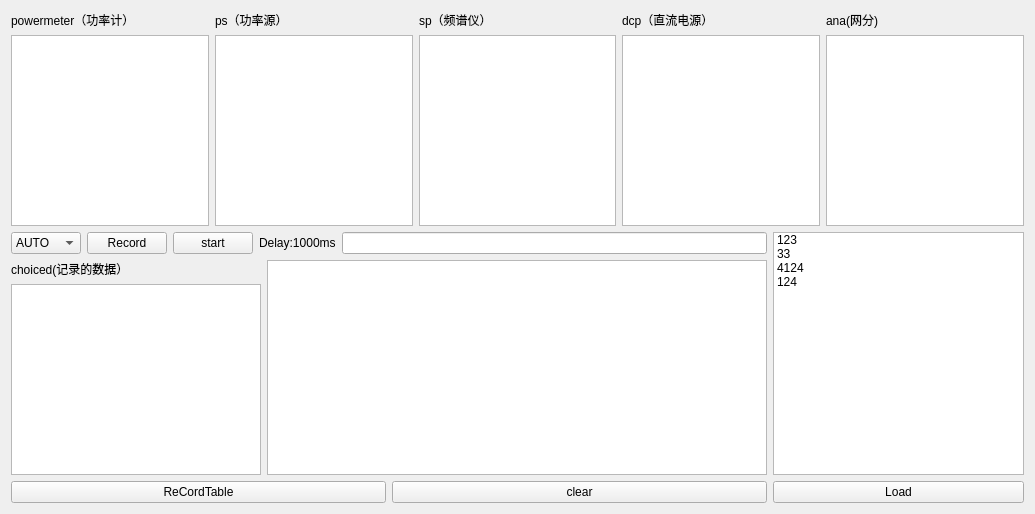
<?xml version="1.0" encoding="UTF-8"?>
<ui version="4.0">
 <class>datarecord_base</class>
 <widget class="QWidget" name="datarecord_base">
  <property name="geometry">
   <rect>
    <x>0</x>
    <y>0</y>
    <width>1035</width>
    <height>514</height>
   </rect>
  </property>
  <property name="windowTitle">
   <string>Form</string>
  </property>
  <layout class="QHBoxLayout" name="horizontalLayout_7">
   <item>
    <layout class="QVBoxLayout" name="verticalLayout_8">
     <item>
      <layout class="QHBoxLayout" name="horizontalLayout">
       <item>
        <layout class="QVBoxLayout" name="verticalLayout">
         <item>
          <widget class="QLabel" name="label">
           <property name="text">
            <string>powermeter（功率计）</string>
           </property>
          </widget>
         </item>
         <item>
          <widget class="QListView" name="datalist_pm"/>
         </item>
        </layout>
       </item>
       <item>
        <layout class="QVBoxLayout" name="verticalLayout_2">
         <item>
          <widget class="QLabel" name="label_2">
           <property name="text">
            <string>ps（功率源）</string>
           </property>
          </widget>
         </item>
         <item>
          <widget class="QListView" name="datalist_ps"/>
         </item>
        </layout>
       </item>
       <item>
        <layout class="QVBoxLayout" name="verticalLayout_3">
         <item>
          <widget class="QLabel" name="label_3">
           <property name="text">
            <string>sp（频谱仪）</string>
           </property>
          </widget>
         </item>
         <item>
          <widget class="QListView" name="datalist_sp"/>
         </item>
        </layout>
       </item>
       <item>
        <layout class="QVBoxLayout" name="verticalLayout_4">
         <item>
          <widget class="QLabel" name="label_4">
           <property name="text">
            <string>dcp（直流电源）</string>
           </property>
          </widget>
         </item>
         <item>
          <widget class="QListView" name="datalist_dcp"/>
         </item>
        </layout>
       </item>
       <item>
        <layout class="QVBoxLayout" name="verticalLayout_5">
         <item>
          <widget class="QLabel" name="label_5">
           <property name="text">
            <string>ana(网分)</string>
           </property>
          </widget>
         </item>
         <item>
          <widget class="QListView" name="datalist_ana"/>
         </item>
        </layout>
       </item>
      </layout>
     </item>
     <item>
      <layout class="QHBoxLayout" name="horizontalLayout_5">
       <item>
        <layout class="QVBoxLayout" name="verticalLayout_7">
         <item>
          <layout class="QHBoxLayout" name="horizontalLayout_4">
           <item>
            <widget class="QComboBox" name="drb_modecomboBox">
             <item>
              <property name="text">
               <string>AUTO</string>
              </property>
             </item>
             <item>
              <property name="text">
               <string>Manual</string>
              </property>
             </item>
            </widget>
           </item>
           <item>
            <widget class="QPushButton" name="drb_record">
             <property name="text">
              <string>Record</string>
             </property>
            </widget>
           </item>
           <item>
            <widget class="QPushButton" name="drb_startautorecord">
             <property name="text">
              <string>start</string>
             </property>
            </widget>
           </item>
           <item>
            <layout class="QHBoxLayout" name="horizontalLayout_3">
             <item>
              <widget class="QLabel" name="drb_delaytime">
               <property name="text">
                <string>Delay:1000ms</string>
               </property>
              </widget>
             </item>
             <item>
              <widget class="QLineEdit" name="drb_edit_delaytime"/>
             </item>
            </layout>
           </item>
          </layout>
         </item>
         <item>
          <layout class="QHBoxLayout" name="horizontalLayout_2">
           <item>
            <layout class="QVBoxLayout" name="verticalLayout_6">
             <item>
              <widget class="QLabel" name="label_6">
               <property name="text">
                <string>choiced(记录的数据）</string>
               </property>
              </widget>
             </item>
             <item>
              <widget class="QListView" name="datalist_choiced"/>
             </item>
            </layout>
           </item>
           <item>
            <widget class="QTextBrowser" name="acd_msg">
             <property name="minimumSize">
              <size>
               <width>500</width>
               <height>0</height>
              </size>
             </property>
            </widget>
           </item>
          </layout>
         </item>
         <item>
          <layout class="QHBoxLayout" name="horizontalLayout_6">
           <item>
            <widget class="QPushButton" name="pushButton_2">
             <property name="text">
              <string>ReCordTable</string>
             </property>
            </widget>
           </item>
           <item>
            <widget class="QPushButton" name="drb_clearnowrecord">
             <property name="text">
              <string>clear</string>
             </property>
            </widget>
           </item>
          </layout>
         </item>
        </layout>
       </item>
       <item>
        <layout class="QVBoxLayout" name="verticalLayout_9">
         <item>
          <widget class="OneListWidget" name="listWidget">
           <item>
            <property name="text">
             <string>123</string>
            </property>
           </item>
           <item>
            <property name="text">
             <string>33</string>
            </property>
           </item>
           <item>
            <property name="text">
             <string>4124</string>
            </property>
           </item>
           <item>
            <property name="text">
             <string>124</string>
            </property>
           </item>
          </widget>
         </item>
         <item>
          <widget class="QPushButton" name="pushButton">
           <property name="text">
            <string>Load</string>
           </property>
          </widget>
         </item>
        </layout>
       </item>
      </layout>
     </item>
    </layout>
   </item>
  </layout>
 </widget>
 <customwidgets>
  <customwidget>
   <class>OneListWidget</class>
   <extends>QListWidget</extends>
   <header location="global">onelistwidget.h</header>
  </customwidget>
 </customwidgets>
 <resources/>
 <connections/>
</ui>
